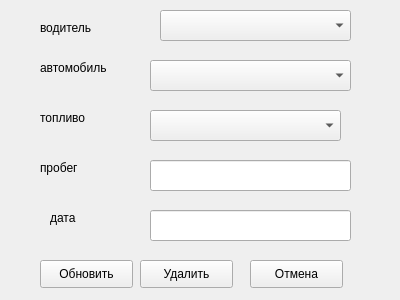
<?xml version="1.0" encoding="UTF-8"?>
<ui version="4.0">
 <class>UpdateDelete</class>
 <widget class="QWidget" name="UpdateDelete">
  <property name="geometry">
   <rect>
    <x>0</x>
    <y>0</y>
    <width>400</width>
    <height>300</height>
   </rect>
  </property>
  <property name="windowTitle">
   <string>Form</string>
  </property>
  <widget class="QLabel" name="label_2">
   <property name="geometry">
    <rect>
     <x>40</x>
     <y>20</y>
     <width>55</width>
     <height>16</height>
    </rect>
   </property>
   <property name="text">
    <string>водитель</string>
   </property>
  </widget>
  <widget class="QLabel" name="label_4">
   <property name="geometry">
    <rect>
     <x>40</x>
     <y>160</y>
     <width>55</width>
     <height>16</height>
    </rect>
   </property>
   <property name="text">
    <string>пробег</string>
   </property>
  </widget>
  <widget class="QLineEdit" name="lineEdit_4">
   <property name="geometry">
    <rect>
     <x>150</x>
     <y>160</y>
     <width>201</width>
     <height>31</height>
    </rect>
   </property>
  </widget>
  <widget class="QPushButton" name="pushButton_2">
   <property name="geometry">
    <rect>
     <x>40</x>
     <y>260</y>
     <width>93</width>
     <height>28</height>
    </rect>
   </property>
   <property name="text">
    <string>Обновить</string>
   </property>
  </widget>
  <widget class="QLineEdit" name="lineEdit_5">
   <property name="geometry">
    <rect>
     <x>150</x>
     <y>210</y>
     <width>201</width>
     <height>31</height>
    </rect>
   </property>
  </widget>
  <widget class="QPushButton" name="pushButton">
   <property name="geometry">
    <rect>
     <x>250</x>
     <y>260</y>
     <width>93</width>
     <height>28</height>
    </rect>
   </property>
   <property name="text">
    <string>Отмена</string>
   </property>
  </widget>
  <widget class="QLabel" name="label_3">
   <property name="geometry">
    <rect>
     <x>40</x>
     <y>110</y>
     <width>55</width>
     <height>16</height>
    </rect>
   </property>
   <property name="text">
    <string>топливо</string>
   </property>
  </widget>
  <widget class="QLabel" name="label">
   <property name="geometry">
    <rect>
     <x>40</x>
     <y>60</y>
     <width>91</width>
     <height>16</height>
    </rect>
   </property>
   <property name="text">
    <string>автомобиль</string>
   </property>
  </widget>
  <widget class="QLabel" name="label_5">
   <property name="geometry">
    <rect>
     <x>50</x>
     <y>210</y>
     <width>55</width>
     <height>16</height>
    </rect>
   </property>
   <property name="text">
    <string>дата</string>
   </property>
  </widget>
  <widget class="QPushButton" name="pushButton_3">
   <property name="geometry">
    <rect>
     <x>140</x>
     <y>260</y>
     <width>93</width>
     <height>28</height>
    </rect>
   </property>
   <property name="text">
    <string>Удалить</string>
   </property>
  </widget>
  <widget class="QComboBox" name="comboBox">
   <property name="geometry">
    <rect>
     <x>160</x>
     <y>10</y>
     <width>191</width>
     <height>31</height>
    </rect>
   </property>
  </widget>
  <widget class="QComboBox" name="comboBox_2">
   <property name="geometry">
    <rect>
     <x>150</x>
     <y>60</y>
     <width>201</width>
     <height>31</height>
    </rect>
   </property>
  </widget>
  <widget class="QComboBox" name="comboBox_3">
   <property name="geometry">
    <rect>
     <x>150</x>
     <y>110</y>
     <width>191</width>
     <height>31</height>
    </rect>
   </property>
  </widget>
 </widget>
 <resources/>
 <connections/>
</ui>
